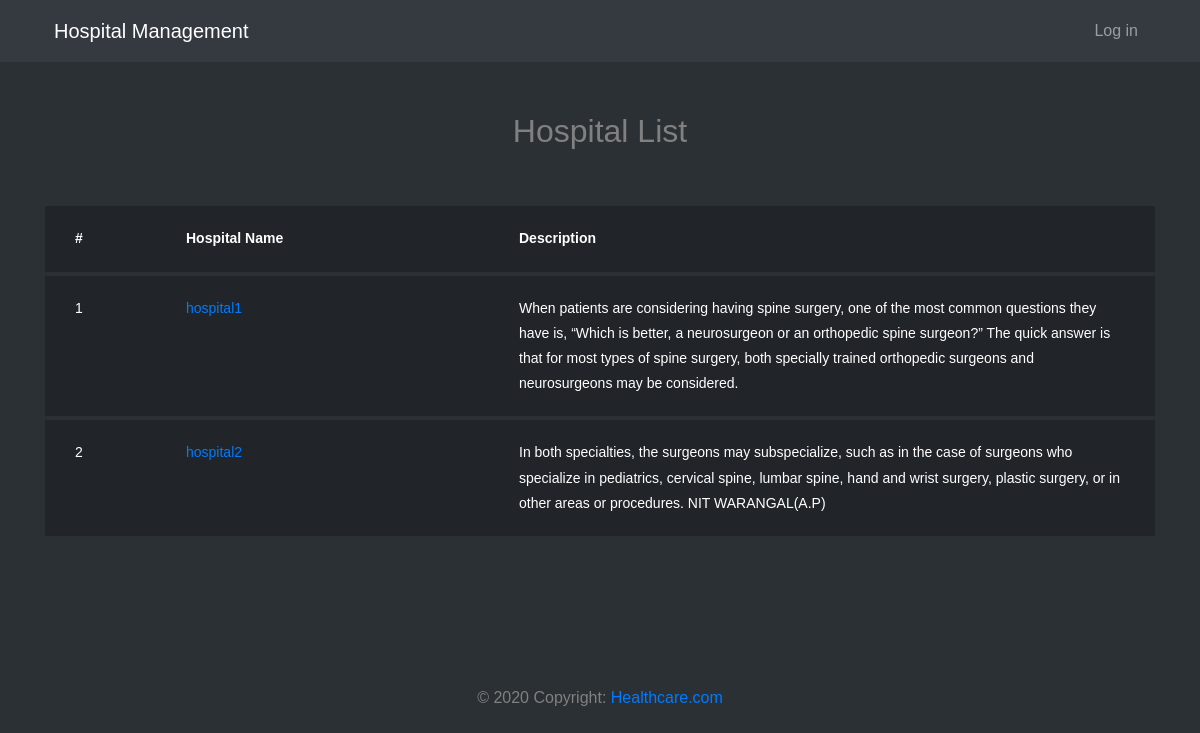
The page / on the database its author committed.
### hospital/models.py (models this page shows)
class Hospital(models.Model):
    hospital_name = models.CharField(max_length=255)
    description = models.TextField()

### hospital/views.py (the view)
# urls.py: path('', views.index, name='index'),
def index(request):
    hospital_list = Hospital.objects.all()
    context = {
        'hospital_list': hospital_list
    }
    return render(request, 'hospital/index.html', context)

### hospital/templates/hospital/index.html
{% extends 'base.html' %}
{% load static %}
{% block content %}
    <div class="row justify-content-center">
        <div class="col-md-6 text-center mb-5">
            <h2 class="heading-section">Hospital List</h2>
        </div>
    </div>
    <div class="row">
        <div class="col-md-12">
            <div class="table-wrap">
                <table class="table table-bordered table-dark table-hover">
                    <thead>
                        <tr>
                            <th>#</th>
                            <th>Hospital Name</th>
                            <th>Description</th>
                        </tr>
                    </thead>
                    <tbody>
                        {% for hospital in hospital_list %}
                        <tr>
                            <td scope="row">{{ forloop.counter }}</td>
                            <td width="30%"><a href="{% url 'detail' hospital.id %}">{{ hospital.hospital_name }}</a></td>
                            <td width="60%">{{ hospital.description }}</td>
                        </tr>
                        {% empty %}
                            <p>There are no hospitals.</p>
                        {% endfor %}
                    </tbody>
                </table>
            </div>
        </div>
    </div>
{% endblock %}

### static/css/style.css (style rules this page uses)
body { font-family: "Poppins", Arial, sans-serif; font-size: 16px; line-height: 1.8; font-weight: normal; background: #2b3035; color: gray; }
.table thead th, .table tbody td { border: none; padding: 20px 30px; font-size: 14px; color: #fff; border-bottom: 4px solid #2b3035; }

### rows shown on the page
Hospital: hospital_name "hospital1", description "When patients are considering having spine surgery, one of the most common questions they have is, “Which is better, a neurosurgeon or an orthopedic spine surgeon?” The quick answer is that for most types of spine surgery, both specially trained orthopedic surgeons and neurosurgeons may be considered."
Hospital: hospital_name "hospital2", description "In both specialties, the surgeons may subspecialize, such as in the case of surgeons who specialize in pediatrics, cervical spine, lumbar spine, hand and wrist surgery, plastic surgery, or in other areas or procedures. NIT WARANGAL(A.P)"
